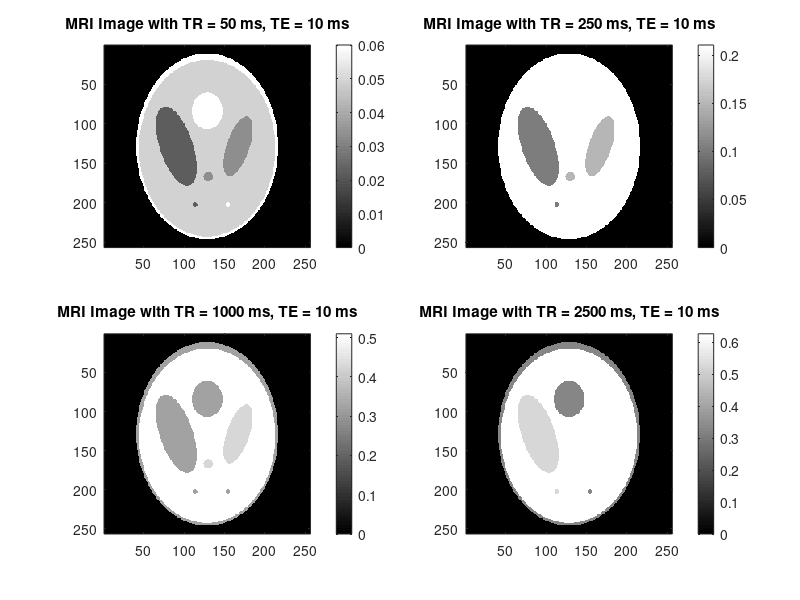

Here is the MATLAB script that generated this plot: (Note: this script raises an error after producing the figure.)
% Assignment 2
% Author: Marwan Aridi, COSC4372
% Note: This Matlab file will calculate the SSIM from all pictures as noted
% in Q3.1 and will display the output in the Command Window



function generate_mri_images_q2_2_custom_all_in_one()
    ellipses = [
        1, 0.69, 0.92, 0, 0, 0;           % Main ellipse
       -0.8, 0.6624, 0.874, 0, -0.0184, 0; % Slightly smaller lower ellipse
       -0.2, 0.11, 0.31, 0.3, 0, -18;      % Left smaller ellipse
       -0.2, 0.16, 0.41, -0.3, 0, 18;      % Right smaller ellipse
        0.1, 0.15, 0.18, 0, 0.35, 0;       % Top ellipse
        0.05, 0.046, 0.046, 0.01, -0.1, 0; % Small circle 1
        0.05, 0.046, 0.046, 0.01, -0.3, 0; % Small circle 2
        0.05, 0.023, 0.023, -0.12, -0.58, 0; % Small circle 3
        0.05, 0.023, 0.023, 0.20, -0.58, 0;  % Small circle 4
        0.05, 0.023, 0.023, 0.07, -0.605, 0]; % Small circle 5
    
    % Acquisition parameters 
    TR_values = [50, 250, 1000, 2500];  % TR values in ms
    TE_values = [10, 10, 10, 10];       % TE values in ms
    
    % Compartment parameters (A, T1, T2) based on your provided table
    A_values = [0.90, 0.85, 0.80, 0.70];  % A values for the compartments
    T1_values = [250, 625, 1000, 1375];   % T1 values in ms
    T2_values = [10, 35, 60, 85];         % T2 values in ms
    figure;
    
    % Iterate through each set of acquisition parameters and generate MRI images
    for i = 1:4
        TR = TR_values(i);  % Current TR
        TE = TE_values(i);  % Current TE
        
        % Generate the MRI signal intensity map based on the current TR and TE
        [mri_image, SI_values] = generate_signal_intensity_and_si(256, 10, ellipses, A_values, T1_values, T2_values, TR, TE);
        
        % Create a subplot in a 2x2 grid
        subplot(2, 2, i);  % 2 rows, 2 columns, current position
        
        % Display the MRI image
        imagesc(mri_image);    % Use imagesc to scale data and apply colormap
        colormap(gray);        % Use grayscale for MRI image
        colorbar;              % Add a colorbar to show the signal intensity
        title(['MRI Image with TR = ' num2str(TR) ' ms, TE = ' num2str(TE) ' ms']);
        
        % Store the generated MRI image into variables
        switch i
            case 1
                mri_image_1 = mri_image;  % Store image 1
            case 2
                mri_image_2 = mri_image;  % Store image 2
            case 3
                mri_image_3 = mri_image;  % Store image 3
            case 4
                mri_image_4 = mri_image;  % Store image 4
        end
    end
    
    % Compute SSIM between different pairs of images for Q.3.1
    compute_ssim_values(mri_image_1, mri_image_2, mri_image_3, mri_image_4);
end

% Function to calculate the MRI signal intensity (SI) based on A, T1, T2, TR, and TE
function [si_map, SI_values] = generate_signal_intensity_and_si(N, M, ellipses, A_values, T1_values, T2_values, TR, TE)
    % Create a blank N x N matrix for the SI-map
    si_map = zeros(N);
    SI_values = zeros(1, 4);  % To store SI for each compartment
    
    % Generate a grid of x-coordinates
    xax = ( (0:N-1)-(N-1)/2 ) / ((N-1)/2); 
    xg = repmat(xax, N, 1);   % X-coordinates
    
    % Iterate through each ellipse and calculate the signal intensity
    for i = 1:M
        A = A_values(mod(i-1, length(A_values)) + 1);   % Amount of water (A)
        T1 = T1_values(mod(i-1, length(T1_values)) + 1); % Longitudinal relaxation time (T1)
        T2 = T2_values(mod(i-1, length(T2_values)) + 1); % Transverse relaxation time (T2)
        
        % Calculate the MRI signal intensity for the current voxel using given TR and TE
        SI = A * (1 - exp(-TR / T1)) * exp(-TE / T2);
        
        % Store the SI value for the current compartment
        if i <= 4
            SI_values(i) = SI;
        end
        
        a = ellipses(i, 2);    % Horizontal semi-axis (a)
        b = ellipses(i, 3);    % Vertical semi-axis (b)
        x0 = ellipses(i, 4);   % X-coordinate of the center
        y0 = ellipses(i, 5);   % Y-coordinate of the center
        phi = ellipses(i, 6);  % Rotation angle (degrees)
        phi = phi * pi / 180;  % Convert degrees to radians
        
        % Shift coordinates to center the ellipse at (x0, y0)
        x = xg - x0;
        y = rot90(xg) - y0;
        
        % Apply the rotation matrix to the coordinates
        cosp = cos(phi); 
        sinp = sin(phi);
        
        % Formula for finding the indices of the pixels inside the ellipse
        idx = find(((x.*cosp + y.*sinp).^2)./a^2 + ((y.*cosp - x.*sinp).^2)./b^2 <= 1);
        
        % Assign the signal intensity to the corresponding pixels
        si_map(idx) = SI;
    end
end

% Function to compute SSIM between pairs of images for Q.3.1
function compute_ssim_values(image1, image2, image3, image4)
    % Compute SSIM between Image 1 and Image 2
    [ssim12, ~] = ssim(image1, image2);

    % Compute SSIM between Image 1 and Image 3
    [ssim13, ~] = ssim(image1, image3);

    % Compute SSIM between Image 1 and Image 4
    [ssim14, ~] = ssim(image1, image4);

    % Display the SSIM values
    fprintf('SSIM between Image 1 and Image 2: %.4f\n', ssim12);
    fprintf('SSIM between Image 1 and Image 3: %.4f\n', ssim13);
    fprintf('SSIM between Image 1 and Image 4: %.4f\n', ssim14);
end

% Call the function to generate MRI images and compute SSIM
generate_mri_images_q2_2_custom_all_in_one();
